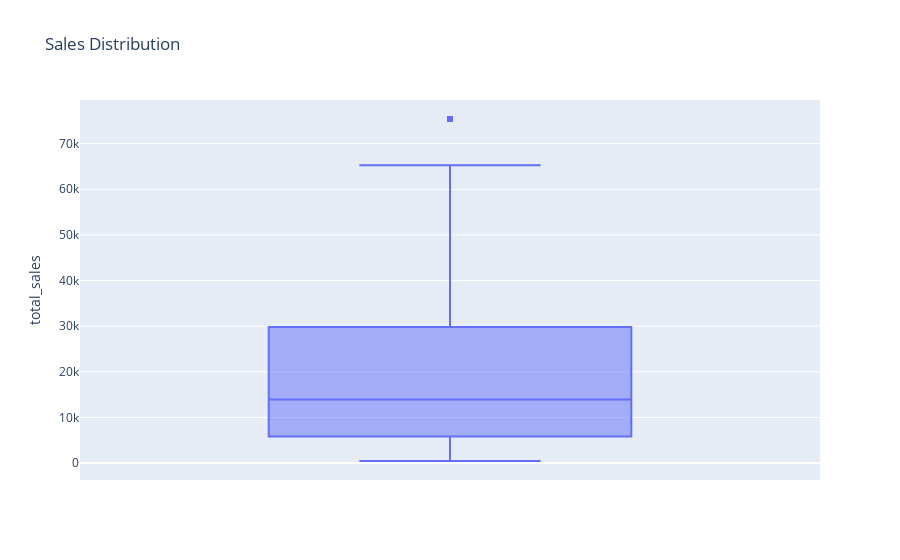

Notebook code for this chart:
### Code cell
px.box(data, y= "total_sales", title= "Sales Distribution")

### Figure 1 — Plotly figure (JSON) as saved in the notebook; plotly's stock layout.template omitted (floating-point values rounded to 4 significant figures; data arrays with more than 128 entries replaced by an {"elided": "..."} marker saying what was removed)
{"data": [{"alignmentgroup": "True", "hovertemplate": "total_sales=%{y}<extra></extra>", "legendgroup": "", "marker": {"color": "#636efa"}, "name": "", "notched": false, "offsetgroup": "", "orientation": "v", "showlegend": false, "type": "box", "x0": " ", "xaxis": "x", "y": {"elided": "5095 int values"}, "y0": " ", "yaxis": "y"}], "layout": {"boxmode": "group", "legend": {"tracegroupgap": 0}, "title": {"text": "Sales Distribution"}, "xaxis": {"anchor": "y", "domain": [0, 1]}, "yaxis": {"anchor": "x", "domain": [0, 1], "title": {"text": "total_sales"}}}}
